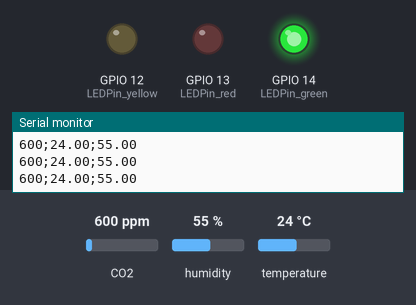
Bench run of a program on a simulated ESP32. On the bench: output pins drawn as LEDs (lit = HIGH), the last lines printed to the serial monitor. The inputs (shaded band) are chosen by the test bench; at power-on: CO2 600 ppm, humidity 55 %, temperature 24 °C. Storage starts empty.

Above: at 3.2 s.
3.3 s: CO2 set to 1050 ppm
At 5.1 s:
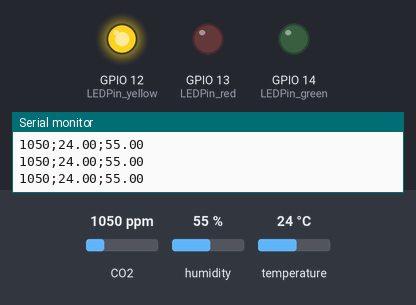
5.5 s: CO2 set to 1381 ppm
7.2 s: CO2 set to 1416 ppm
At 8.4 s:
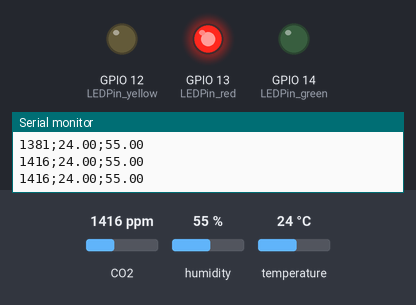
9.5 s: CO2 set to 452 ppm
At 11.2 s:
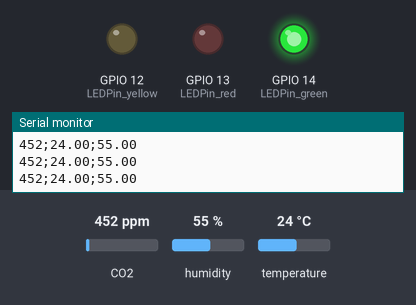
11.5 s: CO2 set to 1700 ppm
At 13.0 s:
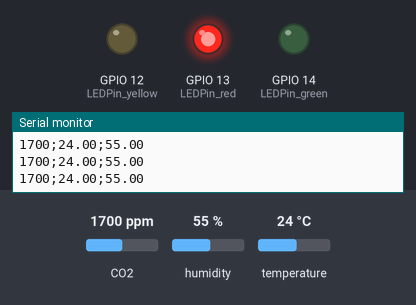
Timing chart, 0 to 14.5 s (numbered marks = the images above; inputs shaded):
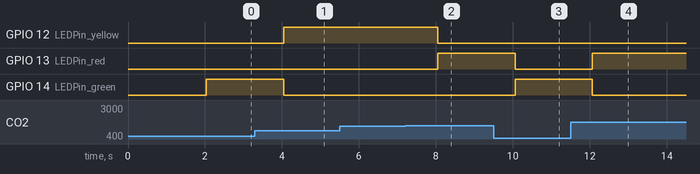

Measured:
- the behaviour switches between 1399 and 1400 ppm on CO2 (found by bisection; images 1 and 2)
- after the input at 3.3 s, GPIO 12 (LEDPin_yellow): LOW → HIGH after 0.75 s; GPIO 14 (LEDPin_green): HIGH → LOW after 0.75 s
- after the input at 7.2 s, GPIO 12 (LEDPin_yellow): HIGH → LOW after 0.85 s; GPIO 13 (LEDPin_red): LOW → HIGH after 0.85 s
- after the input at 9.5 s, GPIO 13 (LEDPin_red): HIGH → LOW after 0.56 s; GPIO 14 (LEDPin_green): LOW → HIGH after 0.56 s
- after the input at 11.5 s, GPIO 13 (LEDPin_red): LOW → HIGH after 0.56 s; GPIO 14 (LEDPin_green): HIGH → LOW after 0.56 s

The program:

main.cpp
```cpp
#include <Arduino.h>
#include "SDCardModule/SDCard.h"
#include <SensirionI2CScd4x.h>
#include <Wire.h>


SDCard sd;
SensirionI2CScd4x sensor;
uint16_t co2_ppm = 0;
float temperature=0, humidity = 0;
unsigned long timestampLED = 0;
void updateLEDsTimed(uint16_t value);


//===================================================================== Settings
const int LEDPin_green = 14;
const int LEDPin_yellow = 12;
const int LEDPin_red = 13;
#define SDA 33
#define SCL 32

uint16_t limit1 = 1000;
uint16_t limit2 = 1400;

int updateLEDInterval_sec = 1; // min. 5 seconds (sensor update interval)
int logValueInterval_sec = 60; // > updateLEDInterval


void setup() {
  Serial.begin(115200);
  pinMode(LEDPin_green, OUTPUT);
  pinMode(LEDPin_yellow, OUTPUT);
  pinMode(LEDPin_red, OUTPUT);
  Wire.begin(SDA, SCL);
  int initValidation = 0;
  delay(1000);
  sensor.begin(Wire);
  delay(1000);
  initValidation += sd.init(logValueInterval_sec);
  initValidation += sensor.stopPeriodicMeasurement();
  initValidation += sensor.startPeriodicMeasurement();

  if(initValidation != 0)
  {
    Serial.println("Initialization failed - Check wiring and restart system.");
    Serial.println("Error Code: "+(String)initValidation);
    while(true);

  }
  else{
    Serial.println("Initialization successful");
  }


}

void loop() {
  sensor.readMeasurement(co2_ppm, temperature, humidity);
  updateLEDsTimed(co2_ppm);
  Serial.println((String)co2_ppm+";"+(String)temperature+";"+(String)humidity);
  sd.logDataTimed((String)co2_ppm+";"+(String)temperature+";"+(String)humidity);
  delay(500);
}


void updateLEDsTimed(uint16_t value)
{
  if(millis()-timestampLED>updateLEDInterval_sec*1000)
  {
    if(value < limit1)
    {
      digitalWrite(LEDPin_green, HIGH);
      digitalWrite(LEDPin_yellow, LOW);
      digitalWrite(LEDPin_red, LOW);
    }
    else if(value > limit1 && value < limit2)
    {
      digitalWrite(LEDPin_green, LOW);
      digitalWrite(LEDPin_yellow, HIGH);
      digitalWrite(LEDPin_red, LOW);
    }
    else{
      digitalWrite(LEDPin_green, LOW);
      digitalWrite(LEDPin_yellow, LOW);
      digitalWrite(LEDPin_red, HIGH);
    }
    timestampLED = millis();
  }

}
```

SDCard.cpp
```cpp
#include "SDCardModule/SDCard.h"


int SDCard::init(int loggingIntervalSeconds, int CS_pin, String path)
{
    loggingIntervalsec = loggingIntervalSeconds;
    localPath = path;
    int ret = (SD.begin(CS_pin))?0:1;
    file = SD.open(path,FILE_APPEND);
    file.println("==== New Measurement ====");
    file.close();
    return ret;
}


int SDCard::writeValue(String val)
{
    file = SD.open(localPath,FILE_APPEND);
    if(file)
    {
        file.print(formatTime(millis()-timeStampStart));
        file.println(val);
        file.close();
        return 0;
    }
    else{
        return 1;
    }
}

int SDCard::logDataTimed(String value)
{
    int ret = 1;

    if(firstMeasurement)
    {
        timeStampStart = millis();
        ret = writeValue(value);
        timestampInterval = millis();
        firstMeasurement = false;
    }
    else{
        if(millis() - timestampInterval > loggingIntervalsec*1000)
        {
            ret = writeValue(value);
            timestampInterval = millis();
        }
    }
    return ret;
}

String SDCard::formatTime(unsigned long milliseconds)
{
    unsigned long allSeconds=milliseconds/1000;
    int runHours= allSeconds/3600;
    int secsRemaining=allSeconds%3600;
    int runMinutes=secsRemaining/60;
    int runSeconds=secsRemaining%60;
    return ((String)runHours+":"+(String)runMinutes+":"+(String)runSeconds+";");
}
```

SDCard.h
```cpp
#include <SD.h>
#include <SPI.h>

class SDCard{
    File file;
    String localPath;
    int loggingIntervalsec;
    bool firstMeasurement = true;
    unsigned long timestampInterval = 0, timeStampStart= 0;
    String formatTime(unsigned long milliseconds);

    public:
    int init(int loggingIntervalSeconds = 30, int CS_pin = 5, String path = "/measurements.txt");
    int writeValue(String val);
    int logDataTimed(String value);
};
```
